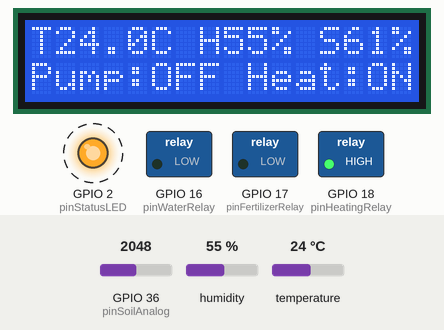
A sketch run on a simulated ESP32. Shown: 16×2 character LCD, switched loads named in the sketch (green lamp = pin HIGH), output pins drawn as LEDs (lit = HIGH). Dashed ring = blinking. The test bench sets the inputs (shaded band); at power-on: GPIO 36 (pinSoilAnalog) = 2048, humidity 55 %, temperature 24 °C (analog values on the 0–4095 scale). The local clock reads 2024-03-15 10:24:30 at power-on unless the sketch sets it; EEPROM starts erased.

Above: at 2.0 s.
2.1 s: GPIO 36 (pinSoilAnalog) set to 2468
At 4.8 s:
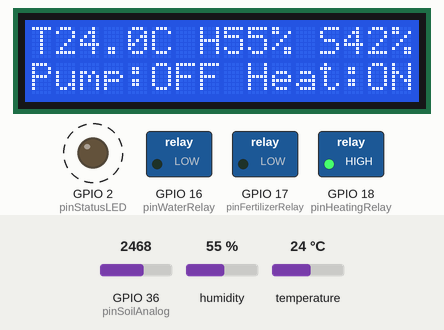
5.5 s: GPIO 36 (pinSoilAnalog) set to 2559
At 7.3 s:
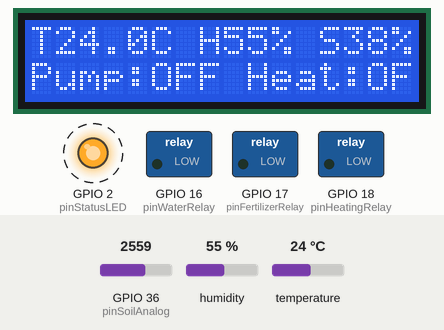
11.5 s: humidity set to 22 %
At 14.8 s:
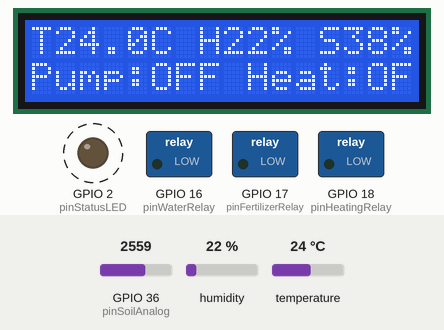
15.5 s: temperature set to 22.6 °C
At 17.8 s:
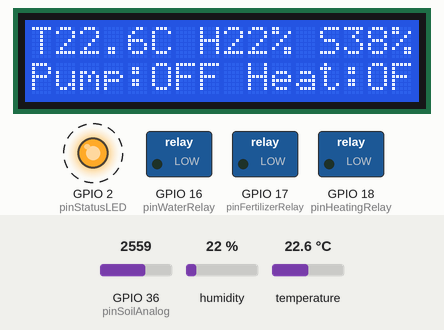
18.5 s: temperature set to 21.3 °C
At 19.8 s:
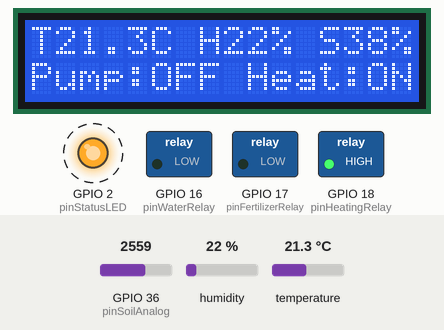
21.5 s: GPIO 36 (pinSoilAnalog) set to 2866
At 23.8 s:
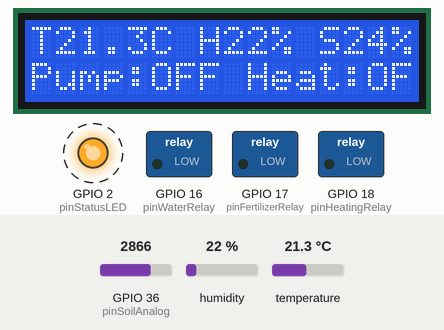
Timing chart, 0 to 25.5 s (numbered marks = the images above; inputs shaded):
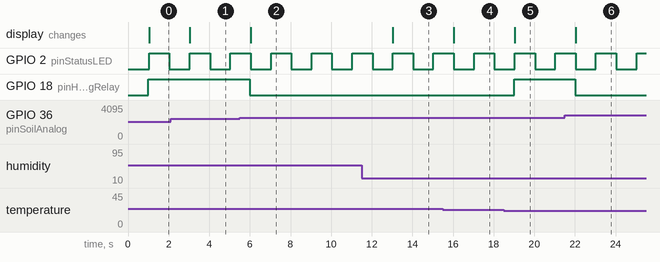

The sketch:

SourceCode.ino
```cpp
#include <Wire.h>
#include "RTClib.h"
#include <DHT.h>
#include <LiquidCrystal_I2C.h>
#include <Preferences.h>

#define DHTPIN 4
#define DHTTYPE DHT22

const int pinWaterRelay = 16;
const int pinFertilizerRelay = 17;
const int pinHeatingRelay = 18;
const int pinSoilAnalog = 36;
const int pinStatusLED = 2;

const unsigned long fertilizerIntervalDays = 14UL;
const unsigned long fertilizerDoseDuration = 10UL;
const unsigned long pumpSafetyMaxSeconds = 300UL;
const unsigned long irrigationCheckInterval = 1000UL;

const int soilDryValue = 3400;
const int soilWetValue = 1200;
const float baseMoistureThresholdPct = 40.0;
const float hysteresisPct = 5.0;

const float tempRefC = 25.0;
const float tempCompFactor = 0.6;

RTC_DS3231 rtc;
DHT dht(DHTPIN, DHTTYPE);
LiquidCrystal_I2C lcd(0x27, 16, 2);
Preferences prefs;

unsigned long lastIrrigationCheckEpoch = 0;
int lastCheckHour = -1;
unsigned long lastPumpStartMillis = 0;
bool pumpRunning = false;
unsigned long pumpRunStartEpoch = 0;
unsigned long lastFertilizeEpoch = 0;
bool fertilizerPlannedThisMorning = false;
unsigned long lastLoopMillis = 0;

float readSoilMoisturePct() {
  int raw = analogRead(pinSoilAnalog);
  if (raw < 0) raw = 0;
  if (raw > 4095) raw = 4095;
  float pct;
  if (soilDryValue == soilWetValue) pct = 0.0;
  else pct = (float)(soilDryValue - raw) / (float)(soilDryValue - soilWetValue) * 100.0;
  if (pct < 0.0) pct = 0.0;
  if (pct > 100.0) pct = 100.0;
  return pct;
}

float getTempC() {
  float t = dht.readTemperature();
  if (isnan(t)) return NAN;
  return t;
}

float getHumidity() {
  float h = dht.readHumidity();
  if (isnan(h)) return NAN;
  return h;
}

unsigned long nowEpoch() {
  DateTime dt = rtc.now();
  return (unsigned long)dt.unixtime();
}

void startPump() {
  if (!pumpRunning) {
    digitalWrite(pinWaterRelay, HIGH);
    pumpRunning = true;
    pumpRunStartEpoch = nowEpoch();
    lastPumpStartMillis = millis();
  }
}

void stopPump() {
  if (pumpRunning) {
    digitalWrite(pinWaterRelay, LOW);
    pumpRunning = false;
  }
}

void openFertilizerSolenoid(unsigned long seconds) {
  digitalWrite(pinFertilizerRelay, HIGH);
  delay(seconds * 1000UL);
  digitalWrite(pinFertilizerRelay, LOW);
}

bool isFertilizerDue(unsigned long currentEpoch) {
  if (lastFertilizeEpoch == 0) return true;
  unsigned long diff = (currentEpoch - lastFertilizeEpoch);
  unsigned long days = diff / 86400UL;
  return (days >= fertilizerIntervalDays);
}

void saveLastFertilizeEpoch(unsigned long epoch) {
  lastFertilizeEpoch = epoch;
  prefs.putULong("lastFert", epoch);
}

float computeAdjustedMoistureThreshold(float tempC) {
  float base = baseMoistureThresholdPct;
  if (isnan(tempC)) return base;
  float delta = (tempC - tempRefC) * tempCompFactor;
  float adjusted = base + delta;
  if (adjusted < 10.0) adjusted = 10.0;
  if (adjusted > 90.0) adjusted = 90.0;
  return adjusted;
}

void scheduledIrrigation(unsigned long currentEpoch, bool isMorning) {
  float moisturePct = readSoilMoisturePct();
  float tempC = getTempC();
  float adjustedThreshold = computeAdjustedMoistureThreshold(tempC);
  if (moisturePct < adjustedThreshold) {
    bool doFertilizer = false;
    if (isMorning && isFertilizerDue(currentEpoch)) {
      doFertilizer = true;
    }
    startPump();
    if (doFertilizer) {
      digitalWrite(pinFertilizerRelay, HIGH);
      delay(fertilizerDoseDuration * 1000UL);
      digitalWrite(pinFertilizerRelay, LOW);
      saveLastFertilizeEpoch(currentEpoch);
    }
  }
}

void setup() {
  Serial.begin(115200);
  pinMode(pinWaterRelay, OUTPUT);
  pinMode(pinFertilizerRelay, OUTPUT);
  pinMode(pinHeatingRelay, OUTPUT);
  pinMode(pinStatusLED, OUTPUT);
  digitalWrite(pinWaterRelay, LOW);
  digitalWrite(pinFertilizerRelay, LOW);
  digitalWrite(pinHeatingRelay, LOW);
  digitalWrite(pinStatusLED, LOW);

  analogReadResolution(12);

  Wire.begin();
  rtc.begin();
  dht.begin();

  lcd.init();
  lcd.backlight();

  prefs.begin("irrigate", false);
  lastFertilizeEpoch = prefs.getULong("lastFert", 0);

  lcd.clear();
  lcd.setCursor(0,0);
  lcd.print("Irrigation Ready");
  delay(800);
}

void loop() {
  unsigned long loopMillis = millis();
  if (loopMillis - lastLoopMillis < irrigationCheckInterval) return;
  lastLoopMillis = loopMillis;

  float moisturePct = readSoilMoisturePct();
  float tempC = getTempC();
  float hum = getHumidity();

  float adjustedThreshold = computeAdjustedMoistureThreshold(tempC);
  float offThreshold = adjustedThreshold + (hysteresisPct / 2.0);

  if (moisturePct > adjustedThreshold) digitalWrite(pinHeatingRelay, HIGH);
  else digitalWrite(pinHeatingRelay, LOW);

  if (pumpRunning) {
    unsigned long pumpRunSec = nowEpoch() - pumpRunStartEpoch;
    if (pumpRunSec > pumpSafetyMaxSeconds) stopPump();
  }

  if (pumpRunning) {
    if (moisturePct >= offThreshold) stopPump();
  }

  if (rtc.begin()) {
    DateTime now = rtc.now();
    int hour = now.hour();
    int minute = now.minute();
    int second = now.second();
    if ((hour == 6 || hour == 18) && minute == 0 && lastCheckHour != hour) {
      bool isMorning = (hour == 6);
      scheduledIrrigation(now.unixtime(), isMorning);
      lastCheckHour = hour;
    }
    if (minute > 1 && lastCheckHour == hour) lastCheckHour = -1;
  }

  lcd.clear();
  lcd.setCursor(0,0);
  if (!isnan(tempC)) lcd.printf("T%.1fC H%.0f%% S%.0f%%", tempC, hum, moisturePct);
  else lcd.printf("T--C H--%% S%.0f%%", moisturePct);
  lcd.setCursor(0,1);
  if (pumpRunning) lcd.print("Pump:ON ");
  else lcd.print("Pump:OFF ");
  if (digitalRead(pinHeatingRelay)) lcd.print("Heat:ON");
  else lcd.print("Heat:OFF");

  static unsigned long lastBlink = 0;
  if (millis() - lastBlink > 500) {
    digitalWrite(pinStatusLED, !digitalRead(pinStatusLED));
    lastBlink = millis();
  }
}
```

Measured:
- the behaviour switches between 2533 and 2534 on GPIO 36 (pinSoilAnalog) (found by bisection; images 1 and 2)
- the behaviour switches between 22.1 and 22 °C on temperature (found by bisection; images 4 and 5)
- after the input at 2.1 s, the display: changes after 0.94 s (image 1)
- after the input at 5.5 s, GPIO 18 (pinHeatingRelay): HIGH → LOW after 0.50 s; the display: changes after 0.54 s (image 2)
- after the input at 11.5 s, the display: changes after 1.5 s (image 3)
- after the input at 15.5 s, the display: changes after 0.54 s (image 4)
- after the input at 18.5 s, GPIO 18 (pinHeatingRelay): LOW → HIGH after 0.51 s; the display: changes after 0.54 s (image 5)
- after the input at 21.5 s, GPIO 18 (pinHeatingRelay): HIGH → LOW after 0.51 s; the display: changes after 0.54 s (image 6)
